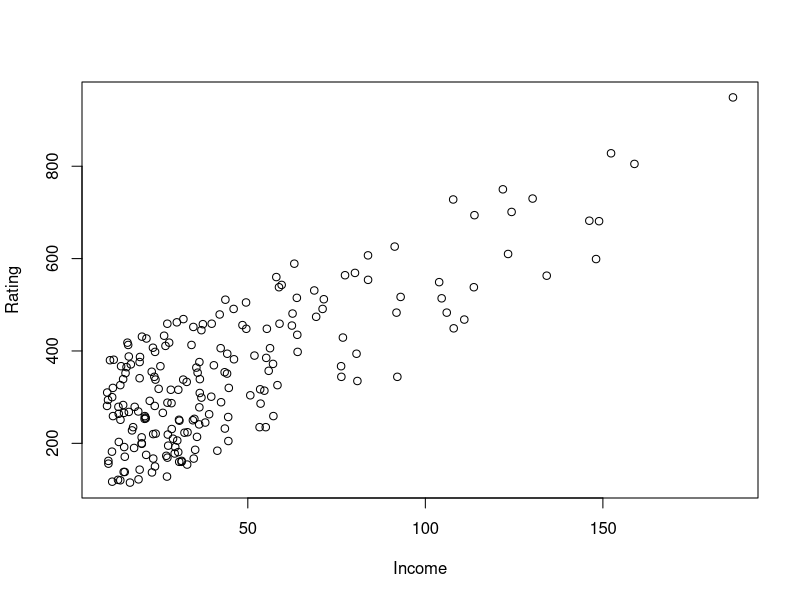

Reproduce this figure in R.
library(readxl)

bank <- read_excel("./bank.xlsx")

dataset <- data.frame(bank)
print(dataset)
attach(dataset)

# Question 1:
plot(Income, Rating)
